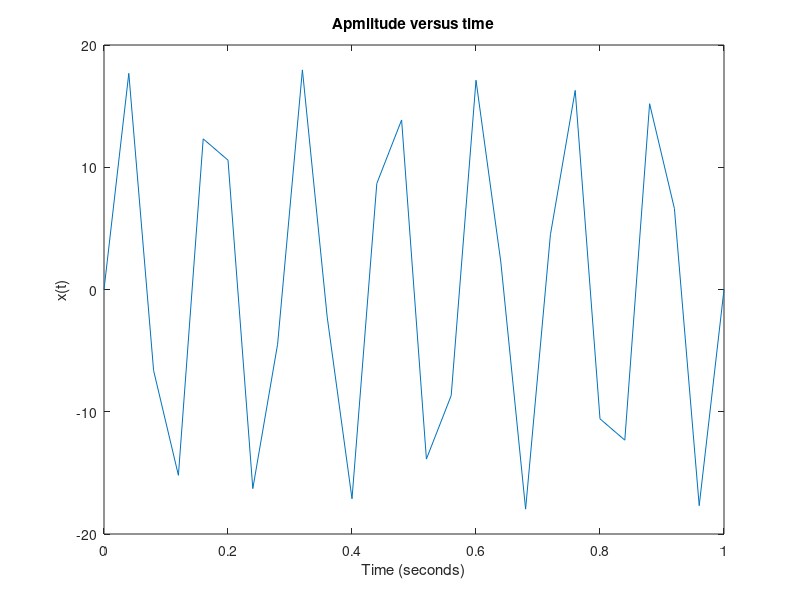
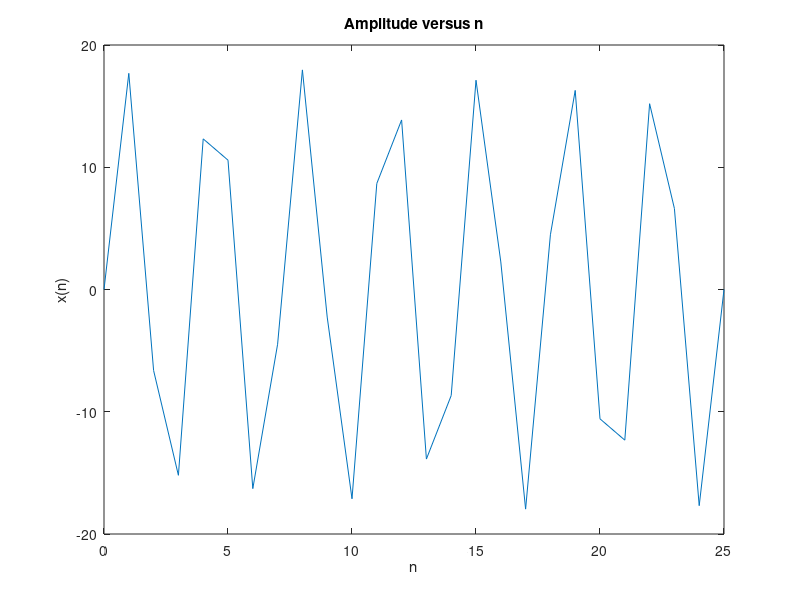
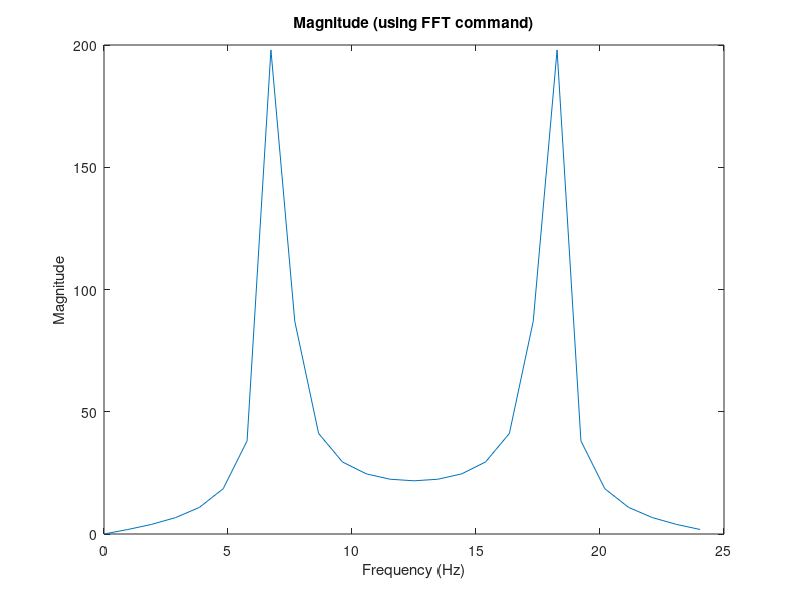
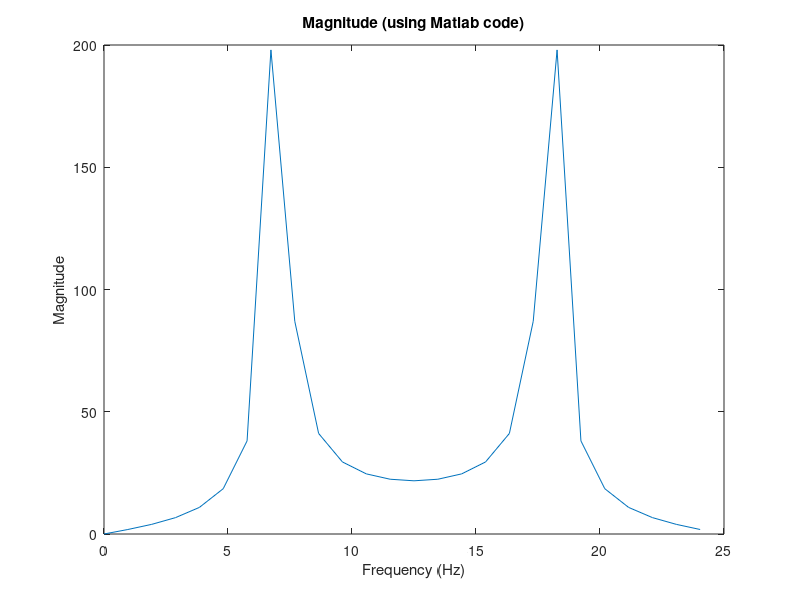

Here is the MATLAB script that generated these plots, in order:
clc
clear all
close all

Ts = 0.04;
t = 0:Ts:1;               
x_t = 18*sin(2*pi*7*t);
N = length(t); n = 0:N-1;
x_s = 18*sin(2*pi*7*n*Ts);
%%
figure
plot(t,x_t)
xlabel('Time (seconds)')
ylabel('x(t)')
title('Apmlitude versus time')
%%
figure
plot(n,x_s)
xlabel('n')
ylabel('x(n)')
title('Amplitude versus n')
%%
y = fft(x_t);   
fs = 1/Ts;
f = (0:length(y)-1)*fs/length(y); 
figure;
plot(f,abs(y))
xlabel('Frequency (Hz)')
ylabel('Magnitude')
title('Magnitude (using FFT command)')

%%
 if(N>length(x_s))
    for i=1:N-length(x_s)
        x=[x 0];
     end
 end
 X=[];
 xx=0;
 for k=0:N-1
     for n=0:N-1
         xx=xx+x_s(n+1)* exp(-j*2*pi*n*k/N);
     end
     X=[X xx];
     xx=0;
 end
figure
plot(f,abs(X))
xlabel('Frequency (Hz)')
ylabel('Magnitude')
title('Magnitude (using Matlab code)')